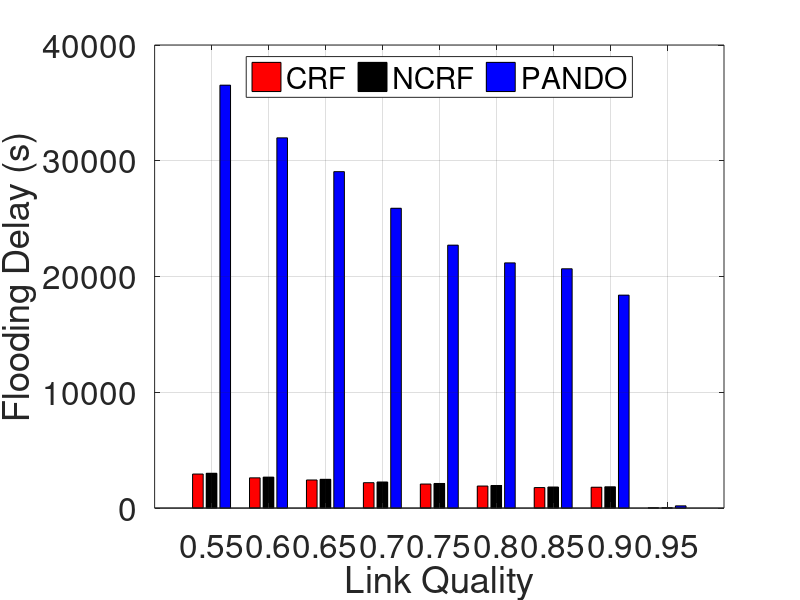

MATLAB code to generate this figure:


close all;
clear;
clc;

   eva = cell2mat(struct2cell(load('eva_mesh_delay_lq.mat')));
   fig = figure('Position',[0 250 800 350]); 
   h = bar(eva(:,1)',eva(:,2:4));
   set(h(1),'FaceColor','red');
   set(h(2),'FaceColor','black');
   set(h(3),'FaceColor','blue');
   
   ylabel('Flooding Delay (s)');
   xlabel('Link Quality');
   xticks([0.55 0.6 0.65 0.7 0.75 0.8 0.85 0.9 0.95]);
   xticklabels({'0.55','0.6','0.65','0.7','0.75','0.8','0.85','0.9','0.95'});
    
   legend('CRF','NCRF', 'PANDO', 'Location','north','Orientation','horizontal');
   set(gca,'FontSize',24);
   grid on;
%     print -deps FDDutyCycle
   saveas(gca, 'LargeMeshLQ.eps','epsc');
